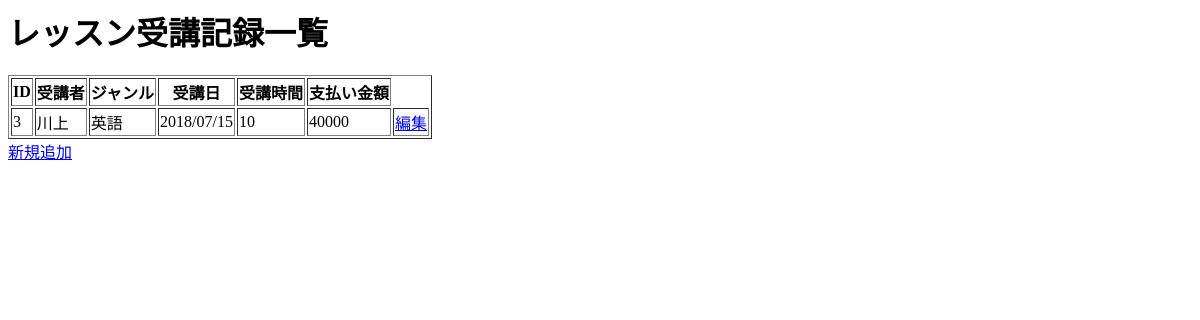
Page /school/lessonrecord/ on the earlier database version.
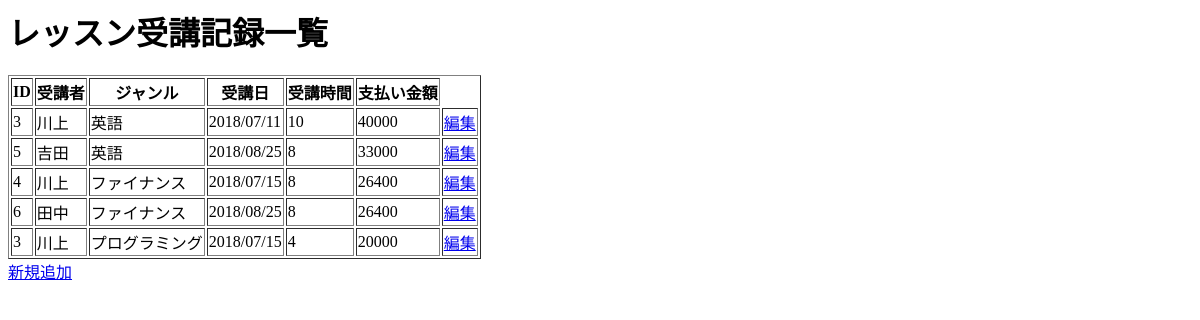
Same page on the later database version.
### school/models.py (models this page shows, shortened)
class Lesson(models.Model):
  CATEGORY_CHOICES= (
    (0, "英語"),
    (1, "プログラミング"),
    (2, "ファイナンス"),
    )
  person = models.ForeignKey('Person',on_delete=models.CASCADE,verbose_name="受講者")
  joined_at = models.DateField(verbose_name="受講日")
  lesson_category = models.IntegerField(choices=CATEGORY_CHOICES,verbose_name="ジャンル")
  lesson_time = models.IntegerField( validators=[validators.MinValueValidator(1),validators.MaxValueValidator(12)],verbose_name="受講時間")
  def _get_price(self):
    if self.lesson_category==0:
      return 5000+self.lesson_time*3500
    elif self.lesson_category==2:
      if self.lesson_time > 50:
        return 3300*20+2800*30+2500*(self.lesson_time - 50)
      elif self.lesson_time > 20:
        return 3300*20+2800*(self.lesson_time - 50)
      else:
        return 3300*self.lesson_time
    else:
      if self.lesson_time > 50:
        return 20000 + 3500 * 15 + 3000 * 15 + 2800 * 15 + 2500 * (self.lesson_time - 50)
      elif self.lesson_time > 35:
        return 20000 + 3500 * 15 + 3000 * 15 +2800 *(self.lesson_time - 35)
      elif self.lesson_time > 20:
        return 20000 + 3500 * 15 + 3000 * (self.lesson_time - 20)
      elif self.lesson_time > 5:
        return 20000 + 3500 * (self.lesson_time - 5)
      else:
        return 20000
  lesson_price = property(_get_price)

class Person(models.Model):
  SEX_CHOICES= (
    (0, '男'),
    (1, '女'),
    )
  name = models.CharField(max_length=128, verbose_name="名前")
  sex = models.IntegerField(choices=SEX_CHOICES, verbose_name="性別")
  age = models.IntegerField(verbose_name="年齢", validators=[validators.MinValueValidator(1)])

### school/views.py (the view)
# urls.py: path('lessonrecord/', views.RecordIndexView.as_view(), name= 'lessonindex'),
class RecordIndexView(generic.ListView):
  template_name = 'school/RecordIndexView.html'
  context_object_name = 'lesson_list'
  def get_queryset(self, **kwargs):
    return Lesson.objects.all()

### school/templates/school/RecordIndexView.html
{% load static %}
<h1>レッスン受講記録一覧</h1>
<link rel="stylesheet" type="text/css" href="{% static 'school/style.css' %}">
<table border="1">
  <thead>
    <tr>
      <th>ID</th>
      <th>受講者</th>
      <th>ジャンル</th>
      <th>受講日</th>
      <th>受講時間</th>
      <th>支払い金額</th>
    </tr>
  </thead>
  <tbody>
    {% for lesson in lesson_list %}
    <tr>
      <td>{{lesson.person.id}}</td>
      <td>{{lesson.person.name}}</td>
      <td>
        {% if lesson.lesson_category == 0 %}
          英語
        {% elif lesson.lesson_category == 1 %}
          プログラミング
        {% else %}
          ファイナンス
        {% endif %}
      </td>
      <td>{{lesson.joined_at |date:"Y/m/d"}}</td>
      <td>{{lesson.lesson_time}}</td>
      <td>{{lesson.lesson_price}}</td>
      <td><a href = "/school/lessonupdate/{{lesson.id}}">編集</a></td>
    </tr>
    {% endfor %}
  </tbody>
</table>
<a href = "/school/lessoncreate/">新規追加</a>

Differences in the rows shown:
changed Lesson (number 1 of 5 on the later page): joined_at "2018/07/15" → "2018/07/11"
added Lesson: person.id "5", person.name "吉田", shows "英語", joined_at "2018/08/25", lesson_time "8", lesson_price "33000"
added Lesson: person.id "4", person.name "川上", shows "ファイナンス", joined_at "2018/07/15", lesson_time "8", lesson_price "26400"
added Lesson: person.id "6", person.name "田中", shows "ファイナンス", joined_at "2018/08/25", lesson_time "8", lesson_price "26400"
added Lesson: person.id "3", person.name "川上", shows "プログラミング", joined_at "2018/07/15", lesson_time "4", lesson_price "20000"
